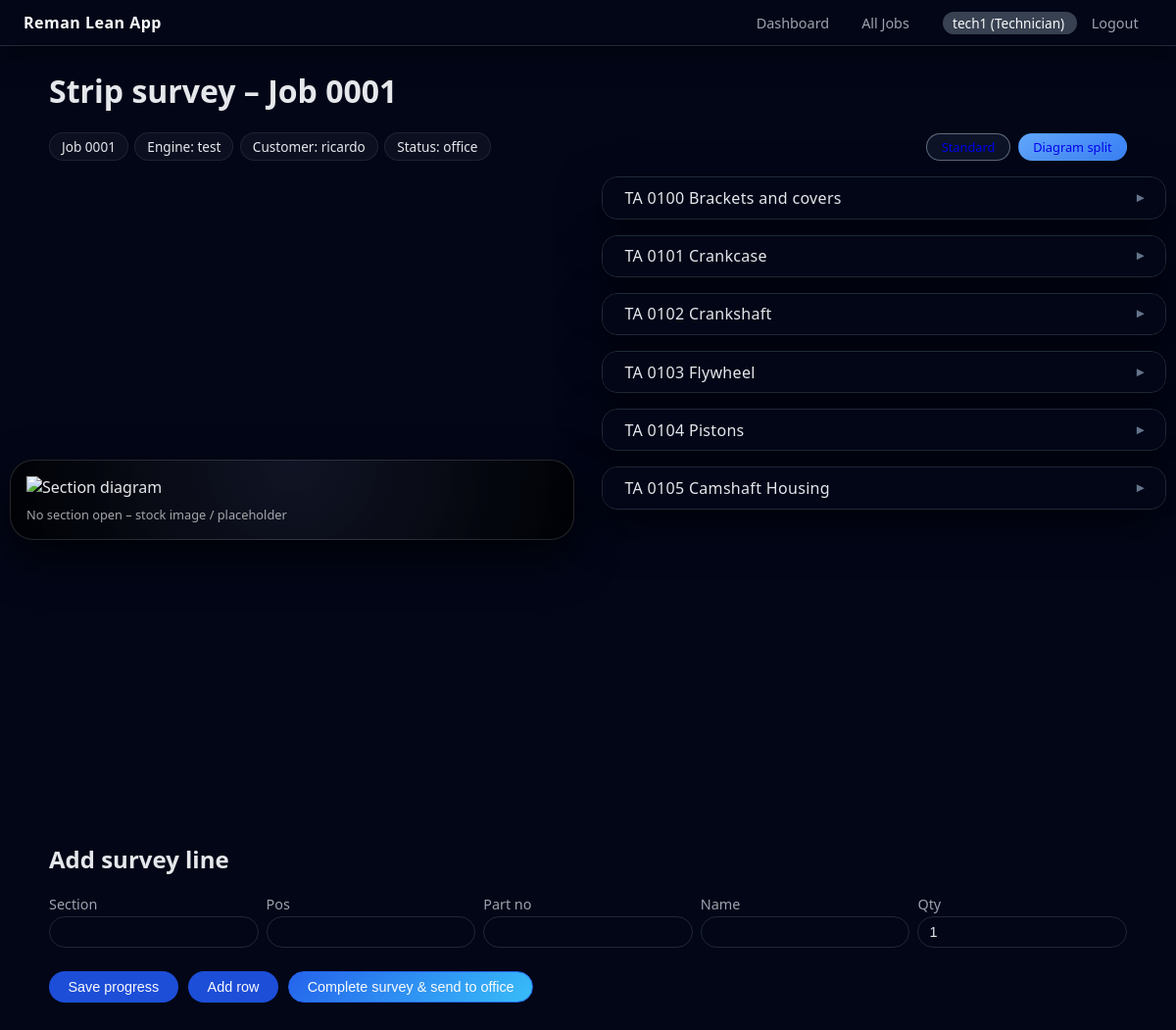
The page /jobs/1/survey?layout=split (signed in) on the database its author committed.
### models.py (models this page shows)
class User(db.Model):
    __tablename__ = "users"
    id = db.Column(db.Integer, primary_key=True)
    username = db.Column(db.String(64), unique=True, nullable=False)
    password_hash = db.Column(db.String(128), nullable=False)
    role = db.Column(db.Enum(RoleEnum), nullable=False)
    created_at = db.Column(db.DateTime, default=datetime.utcnow)
    assigned_jobs = db.relationship(
        "Job",
        foreign_keys="Job.assigned_to_id",
        back_populates="assigned_to",
        lazy="dynamic",
    )

class Job(db.Model):
    __tablename__ = "jobs"
    id = db.Column(db.Integer, primary_key=True)
    job_number = db.Column(db.String(64), unique=True, nullable=False)
    customer_name = db.Column(db.String(128))
    engine_type = db.Column(db.String(128))
    serial_number = db.Column(db.String(128))  # engine/part serial
    status = db.Column(
        db.Enum(JobStatusEnum),
        nullable=False,
        default=JobStatusEnum.PRE_SURVEY,
    )
    survey_layout = db.Column(
        db.String(32),
        nullable=False,
        default="classic",
    )
    created_at = db.Column(db.DateTime, default=datetime.utcnow)
    updated_at = db.Column(
        db.DateTime,
        default=datetime.utcnow,
        onupdate=datetime.utcnow,
    )
    template_id = db.Column(
        db.Integer,
        db.ForeignKey("templates.id"),
        nullable=True,
    )
    assigned_to_id = db.Column(
        db.Integer,
        db.ForeignKey("users.id"),
        nullable=True,
    )
    created_by_id = db.Column(
        db.Integer,
        db.ForeignKey("users.id"),
        nullable=True,
    )
    template = db.relationship("Template", back_populates="jobs")
    assigned_to = db.relationship(
        "User",
        foreign_keys=[assigned_to_id],
        back_populates="assigned_jobs",
    )
    created_by = db.relationship(
        "User",
        foreign_keys=[created_by_id],
    )
    pick_lists = db.relationship(
        "PickList",
        back_populates="job",
        cascade="all, delete-orphan",
        lazy="dynamic",
    )

class SurveyItem(db.Model):
    __tablename__ = "survey_items"
    id = db.Column(db.Integer, primary_key=True)
    job_id = db.Column(db.Integer, db.ForeignKey("jobs.id"), nullable=False)
    section = db.Column(db.String(64))
    pos = db.Column(db.Integer)
    part_no = db.Column(db.String(64))
    name = db.Column(db.String(128))
    qty = db.Column(db.Integer, default=1)
    always_replace = db.Column(db.Boolean, default=False)  # 100% replacement
    in_kit = db.Column(db.Boolean, default=False)  # supplied as part of a kit
    big_ticket = db.Column(db.Boolean, default=False)       # menu / upsell item
    requires_test = db.Column(db.Boolean, default=False)    # needs test before order
    requires_measurement = db.Column(
        db.Boolean,
        default=False,
    )  # measurement needed
    kit_name = db.Column(db.String(128))        # label that groups lines into a kit
    kit_master = db.Column(db.Boolean, default=False)  # is this the “boxed” kit line?
    condition = db.Column(db.String(32))
    decision = db.Column(db.Enum(DecisionEnum))
    notes = db.Column(db.Text)
    measurement_value = db.Column(db.String(32))
    measurement_unit = db.Column(db.String(16))
    spec_min = db.Column(db.String(32))
    spec_max = db.Column(db.String(32))
    measurement_result = db.Column(
        db.Enum(MeasurementResultEnum),
        default=MeasurementResultEnum.NOT_MEASURED,
    )

### app.py (the view, shortened to what this page needs)
@app.route("/jobs/<int:job_id>/survey", methods=["GET", "POST"])
@login_required
def job_survey(job_id):
    job = Job.query.get_or_404(job_id)
    ensure_survey_from_template(job)
    layout = request.args.get("layout") or "classic"
    survey_items = (
        SurveyItem.query.filter_by(job_id=job.id)
        .order_by(SurveyItem.section, SurveyItem.pos, SurveyItem.id)
        .all()
    )
    section_images = {}
    template = job.template
    engine_type = template.engine_type if template and template.engine_type else None
    img_root = os.path.join(UPLOAD_FOLDER, "section_images")
    search_dirs = []
    if engine_type:
        engine_dir = os.path.join(img_root, engine_type)
        search_dirs.append(engine_dir)
    search_dirs.append(img_root)
    allowed_exts = {".png", ".jpg", ".jpeg", ".gif", ".webp"}
    for directory in search_dirs:
        if not os.path.isdir(directory):
            continue
        for fname in os.listdir(directory):
            base, ext = os.path.splitext(fname)
            if ext.lower() not in allowed_exts:
                continue
    return render_template(
        "job_survey.html",
        job=job,
        survey_items=survey_items,
        DecisionEnum=DecisionEnum,
        layout=layout,
        section_images=section_images,
    )

### app.py (called while the page is built, shortened)
def login_required(view):
    @wraps(view)
    def wrapped_view(**kwargs):
        if "user_id" not in session:
            return redirect(url_for("login"))
        return view(**kwargs)
    return wrapped_view

def current_user():
    uid = session.get("user_id")
    if not uid:
        return None
    return User.query.get(uid)

def ensure_survey_from_template(job: Job) -> None:
    existing = SurveyItem.query.filter_by(job_id=job.id).first()
    if existing:
        return

@app.context_processor
def inject_globals():
    return {
        "JobStatusEnum": JobStatusEnum,
        "DecisionEnum": DecisionEnum,
        "StockStatusEnum": StockStatusEnum,
        "MeasurementResultEnum": MeasurementResultEnum,
        "RoleEnum": RoleEnum,
        "current_user": current_user(),
        "job_age_days": job_age_days,
        "next_action_for_job": next_action_for_job,
    }

### templates/job_survey.html (shortened to what this page needs)
{% extends "base.html" %}
{% block content %}
<h1>Strip survey – Job {{ job.job_number }}</h1>
<div class="view-switch-bar">
    <div class="view-switch-left">
        <span class="job-pill">Job {{ job.job_number }}</span>
        {% if job.engine_type %}
            <span class="job-pill">Engine: {{ job.engine_type }}</span>
        {% endif %}
        {% if job.customer_name %}
            <span class="job-pill">Customer: {{ job.customer_name }}</span>
        {% endif %}
        <span class="job-pill">Status: {{ job.status.value }}</span>
    </div>
    <div class="view-switch-right">
        <a
            href="{{ url_for('job_survey', job_id=job.id, layout='classic') }}"
            class="view-pill {% if layout != 'split' %}pill-active{% endif %}"
        >
        </a>
        <a
            href="{{ url_for('job_survey', job_id=job.id, layout='split') }}"
            class="view-pill {% if layout == 'split' %}pill-active{% endif %}"
        >
            Diagram split
        </a>
    </div>
</div>
{% if layout == 'split' %}
<form method="post"
      enctype="multipart/form-data"
      class="survey-form survey-layout-{{ layout|default('classic') }}">
    {% set ns = namespace(current_group=None) %}
    <div class="survey-split-root">
        <div class="split-diagram-column">
            <div class="split-diagram-bubble">
                <img
                    id="split-diagram-img"
                    src=""
                    alt="Section diagram"
                    class="split-diagram-img"
                >
                <div class="split-diagram-caption">
                    <span id="split-diagram-caption-text">
                        No section open – stock image / placeholder
                    </span>
                </div>
            </div>
        </div>
        <div class="split-survey-column">
            {% for item in survey_items %}
                {% set parts = (item.section or "").split(" ") %}
                {% set group_key = (parts[0] ~ " " ~ parts[1]) if parts|length >= 2 else (item.section or "General") %}
                {% if item.decision == DecisionEnum.REUSE %}
                    {% set ui_status = "good" %}
                {% elif item.decision == DecisionEnum.REPLACE %}
                    {% set ui_status = "replace" %}
                {% elif item.decision == DecisionEnum.SCRAP %}
                    {% set ui_status = "missing" %}
                {% else %}
                    {% set ui_status = "none" %}
                {% endif %}
                {% set is_big_ticket = item.big_ticket|default(false) %}
                {% set is_test_item = item.requires_test|default(false) %}
                {% if group_key != ns.current_group %}
                    {% if not loop.first %}
                        </details>
                    {% endif %}
                    {% set ns.current_group = group_key %}
                    {% set raw_section = item.section or group_key %}
                    {% set section_name = raw_section %}
                    {% set section_code = group_key|replace(' ', '')|replace('-', '')|replace('/', '')|upper %}
                    {% set img_url = section_images.get(raw_section)
                                     or section_images.get(group_key)
                                     or section_images.get(section_code) %}
                    <details class="survey-section split-section"
                             data-section-name="{{ section_name }}"
                             data-section-img="{{ img_url or '' }}">
                        <summary class="section-summary">
                            {{ item.section or group_key }}
                        </summary>
                {% endif %}
                {% if loop.last %}
                        </details>
                {% endif %}
            {% endfor %}
        </div>
    </div>
    <h2>Add survey line</h2>
    <div class="add-row-panel">
        <label>Section
            <input type="text" name="new_section">
        </label>
        <label>Pos
            <input type="number" name="new_pos" min="0">
        </label>
        <label>Part no
            <input type="text" name="new_part_no">
        </label>
        <label>Name
            <input type="text" name="new_name">
        </label>
        <label>Qty
            <input type="number" name="new_qty" value="1" min="1">
        </label>
    </div>
    {% set measured_items = survey_items | selectattr('requires_measurement') | list %}
    <div class="actions">
        <button type="submit" name="action" value="save">Save progress</button>
        <button type="submit" name="action" value="add_row">Add row</button>
        <button type="submit" name="action" value="complete" class="primary">
            Complete survey &amp; send to office
        </button>
    </div>
</form>
{% endif %}
{% endblock %}

### templates/base.html (shortened to what this page needs)
<!doctype html>
<html lang="en">
<head>
    <link rel="stylesheet" href="{{ url_for('static', filename='style.css') }}">
</head>
<body>
    <header class="top-bar">
        <div class="brand">Reman Lean App</div>
        <nav class="nav">
            {% if current_user %}
                {% set role = current_user.role.value %}
                {% if role in ['Admin', 'Office'] %}
                    <a href="{{ url_for('dashboard') }}">Dashboard</a>
                    <a href="{{ url_for('jobs_list') }}">All Jobs</a>
                    <a href="{{ url_for('job_create') }}">Create Job</a>
                    <a href="{{ url_for('templates_list') }}">Templates</a>
                    <a href="{{ url_for('stores_hub', view='per_engine') }}">Stores</a>
                {% elif role == 'Stores' %}
                    <a href="{{ url_for('stores_hub', view='master') }}">Stores</a>
                {% else %}
                    <a href="{{ url_for('dashboard') }}">Dashboard</a>
                    <a href="{{ url_for('jobs_list') }}">All Jobs</a>
                {% endif %}
                <span class="user-pill">
                    {{ current_user.username }} ({{ current_user.role.value }})
                </span>
                <a href="{{ url_for('logout') }}">Logout</a>
            {% endif %}
        </nav>
    </header>
    <main class="container">
        {% block content %}{% endblock %}
    </main>
</body>
</html>

### rows shown on the page
User: username "tech1", role.value "Technician"
Job: job_number "0001", engine_type "test", customer_name "ricardo", status.value "office"
SurveyItem: section "TA 0100 Brackets and covers"
SurveyItem: section "TA 0101 Crankcase"
SurveyItem: section "TA 0102 Crankshaft"
SurveyItem: section "TA 0103 Flywheel"
SurveyItem: section "TA 0104 Pistons"
SurveyItem: section "TA 0105 Camshaft Housing"
